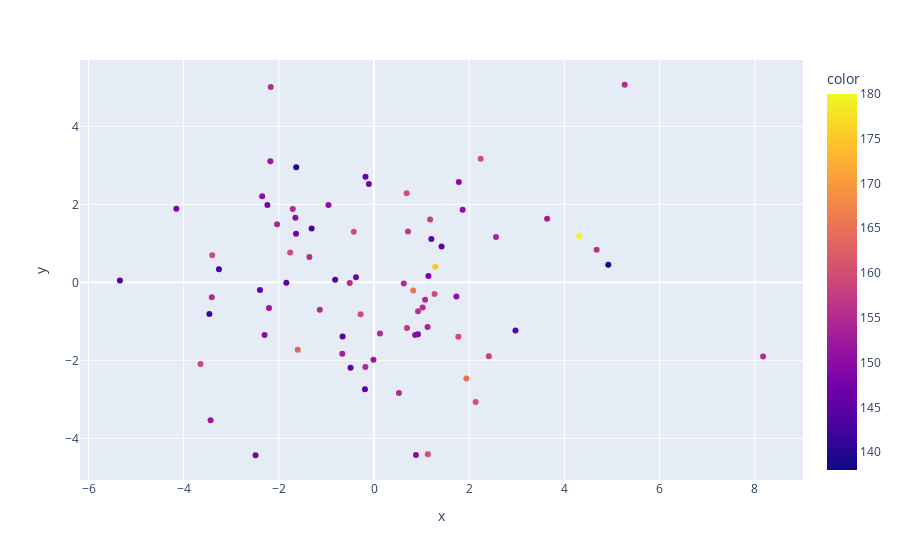

Write notebook code for a chart like this one.
### Code cell
# PCA to plot the data in 2D (using plotly)
pca = PCA(n_components=2)
X_pca = pca.fit_transform(X)

# Keep a column with color that change with bpm increasing (bpm being the first column of X)
X_pca = np.c_[X_pca, df['bpm'].values]

# Plot the data in 2D
fig = px.scatter(x=X_pca[:, 0], y=X_pca[:, 1], color=X_pca[:, 2])
fig.show()
